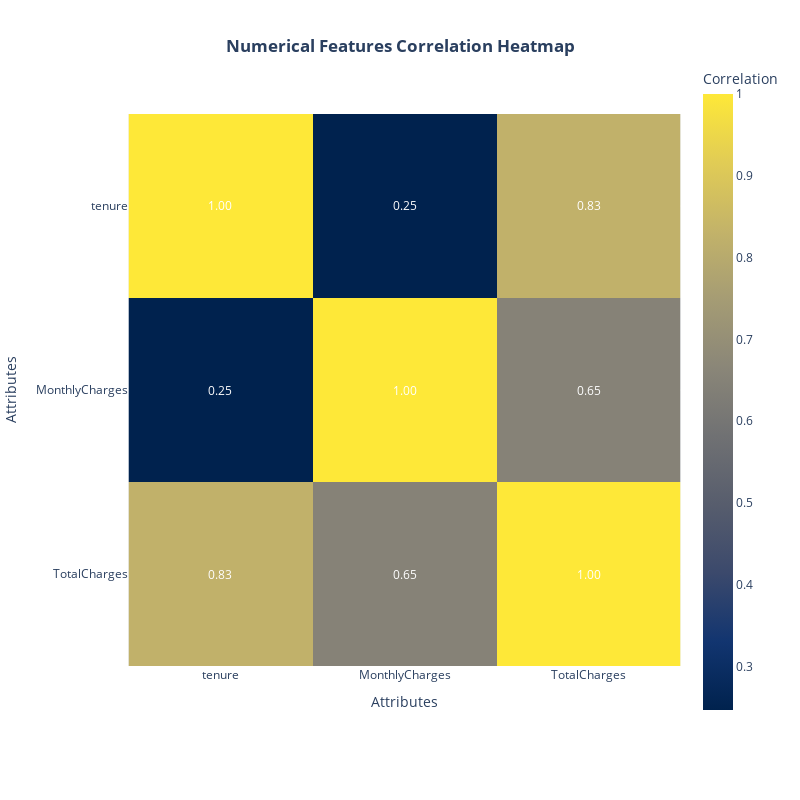

The notebook cell saved with this chart:
### Code cell
#dividing the dataframe into categories and numeric categories
df_numeric = df[['tenure', 'MonthlyCharges', 'TotalCharges']]
df_categorical =  df.drop(labels=['tenure', 'MonthlyCharges', 'TotalCharges'], axis=1)     
df_corr = df_numeric.corr()

fig = px.imshow(df_corr, color_continuous_scale='cividis',
                labels={'x': 'Attributes', 'y': 'Attributes', 'color': 'Correlation'},
                width=800, height=800, 
                x= df_corr.columns, y=df_corr.columns)

annotations = []
for i, row in enumerate(df_corr.values):
    for j, value in enumerate(row):
        annotations.append(
            dict(
                x = df_corr.columns[j], y = df_corr.columns[i],
                text = f'{value:.2f}',
                showarrow = False,
                font = dict(color = 'white', size = 12),
            )
        )

fig.update_layout(
    title={
        'text': "<b>Numerical Features Correlation Heatmap</b>",
        'y':0.95,
        'x':0.5,
        'xanchor': 'center',
        'yanchor': 'top',
    },
    annotations=annotations
)

fig.show()

### Figure 1 — Plotly figure (JSON) as saved in the notebook; plotly's stock layout.template omitted (floating-point values rounded to 4 significant figures)
{"data": [{"coloraxis": "coloraxis", "hovertemplate": "Attributes: %{x}<br>Attributes: %{y}<br>Correlation: %{z}<extra></extra>", "name": "0", "type": "heatmap", "x": ["tenure", "MonthlyCharges", "TotalCharges"], "xaxis": "x", "y": ["tenure", "MonthlyCharges", "TotalCharges"], "yaxis": "y", "z": [[1, 0.2469, 0.8259], [0.2469, 1, 0.6511], [0.8259, 0.6511, 1]]}], "layout": {"annotations": [{"font": {"color": "white", "size": 12}, "showarrow": false, "text": "1.00", "x": "tenure", "y": "tenure"}, {"font": {"color": "white", "size": 12}, "showarrow": false, "text": "0.25", "x": "MonthlyCharges", "y": "tenure"}, {"font": {"color": "white", "size": 12}, "showarrow": false, "text": "0.83", "x": "TotalCharges", "y": "tenure"}, {"font": {"color": "white", "size": 12}, "showarrow": false, "text": "0.25", "x": "tenure", "y": "MonthlyCharges"}, {"font": {"color": "white", "size": 12}, "showarrow": false, "text": "1.00", "x": "MonthlyCharges", "y": "MonthlyCharges"}, {"font": {"color": "white", "size": 12}, "showarrow": false, "text": "0.65", "x": "TotalCharges", "y": "MonthlyCharges"}, {"font": {"color": "white", "size": 12}, "showarrow": false, "text": "0.83", "x": "tenure", "y": "TotalCharges"}, {"font": {"color": "white", "size": 12}, "showarrow": false, "text": "0.65", "x": "MonthlyCharges", "y": "TotalCharges"}, {"font": {"color": "white", "size": 12}, "showarrow": false, "text": "1.00", "x": "TotalCharges", "y": "TotalCharges"}], "coloraxis": {"colorbar": {"title": {"text": "Correlation"}}, "colorscale": [[0, "#00224e"], [0.1111, "#123570"], [0.2222, "#3b496c"], [0.3333, "#575d6d"], [0.4444, "#707173"], [0.5556, "#8a8678"], [0.6667, "#a59c74"], [0.7778, "#c3b369"], [0.8889, "#e1cc55"], [1, "#fee838"]]}, "height": 800, "margin": {"t": 60}, "title": {"text": "<b>Numerical Features Correlation Heatmap</b>", "x": 0.5, "xanchor": "center", "y": 0.95, "yanchor": "top"}, "width": 800, "xaxis": {"anchor": "y", "constrain": "domain", "domain": [0, 1], "scaleanchor": "y", "title": {"text": "Attributes"}}, "yaxis": {"anchor": "x", "autorange": "reversed", "constrain": "domain", "domain": [0, 1], "title": {"text": "Attributes"}}}}
